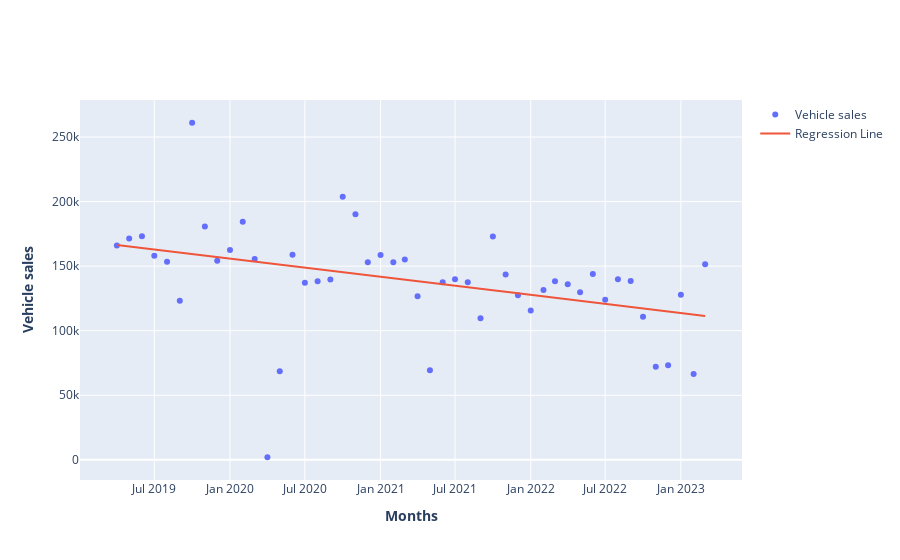

Notebook source saved alongside this figure:
### Code cell
import plotly.graph_objects as go

fig = go.Figure()

# Adding scatter plot trace
fig.add_trace(go.Scatter(x=df_transport_month['date'], y=df_transport_month['total_transport'], mode='markers', name='Vehicle sales'))

# Adding linear regression line trace
fig.add_trace(go.Scatter(x=df_transport_month['date'], y=slope * range(len(df_transport_month['date'])) + intercept, mode='lines', name='Regression Line'))

# Adding layout details
fig.update_layout(xaxis_title='<b>Months</b>', yaxis_title='<b>Vehicle sales</b>')

# Showing the plot
fig.show()
